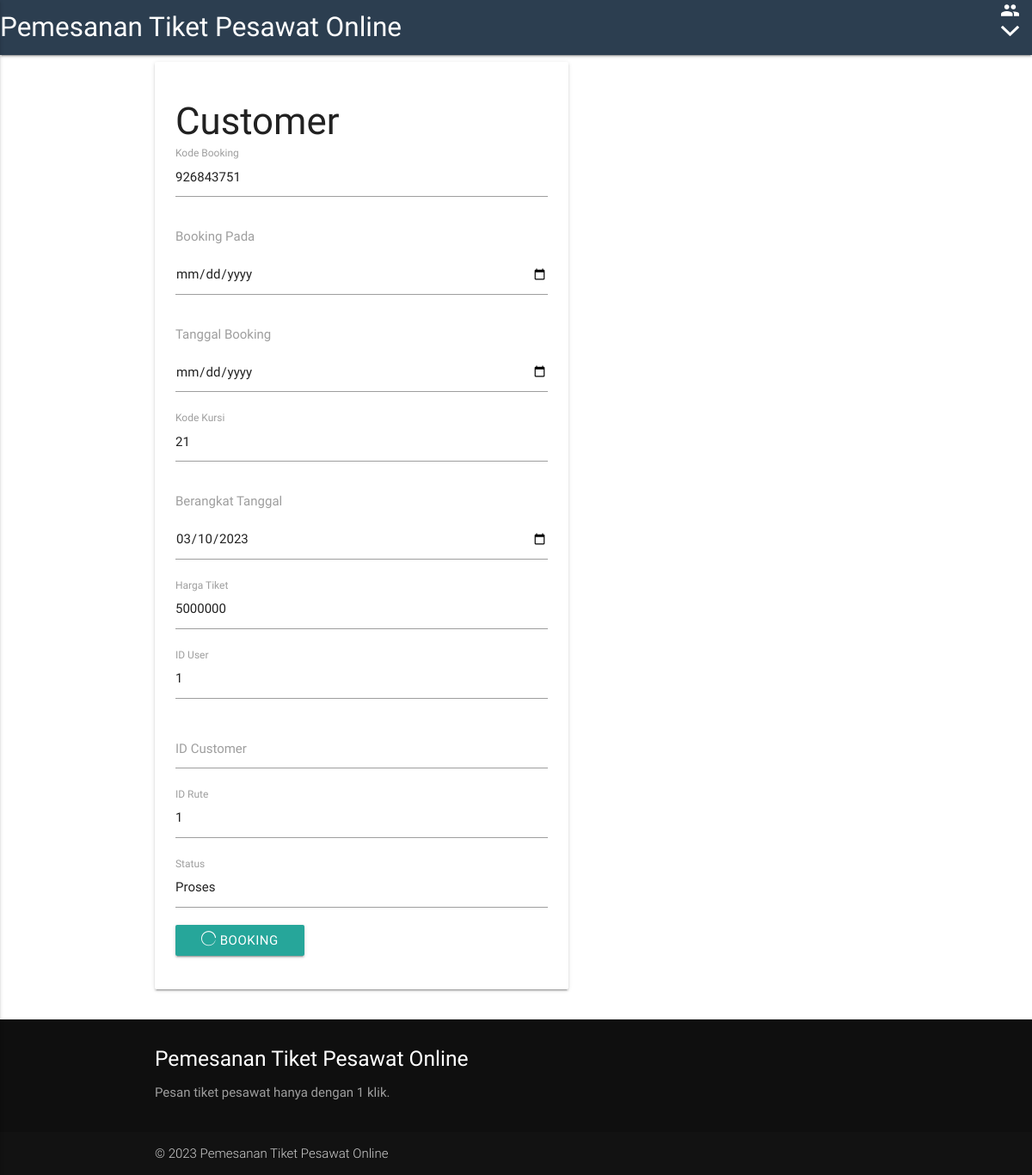
The app's page /tiket/booking.php?id_rute=1 (signed in) with its own data.
### tables this page shows
CREATE TABLE `trans` (
  `id_trans` int(11) NOT NULL,
  `code` decimal(10,0) NOT NULL,
  `description` text NOT NULL,
  `seat` text NOT NULL,
  `id_trans_type` int(11) NOT NULL
);

CREATE TABLE `rute` (
  `id_rute` int(11) NOT NULL,
  `depart` date NOT NULL,
  `rute_from` text NOT NULL,
  `rute_to` text NOT NULL,
  `price` decimal(10,0) NOT NULL,
  `id_trans` int(11) NOT NULL
);

CREATE TABLE `user` (
  `id_user` int(11) NOT NULL,
  `username` text NOT NULL,
  `password` text NOT NULL,
  `fullname` text NOT NULL
);

### tiket/booking.php (the view, shortened to what this page needs)
<html>
<head>
    <link rel="stylesheet" href="../css/materialize.min.css">
    <link rel="stylesheet" href="../css/ionicons.min.css">
</head>
<body>
    <?php include "nav.php"; ?>
    <div class="container">
        <div class="row">
            <div class="col s7">
                <div class="card-panel">
                    <h3>Customer</h3>
                    <form method="post" action="pesan_p.php">
                        <div class="input-field">
                            <?php
                            $rang = range(1, 9);
                            shuffle($rang);
                            $c = implode($rang);
                            $res_code = $c;
                            ?>
                            <input type="text" name="res_code" id="name" value="<?= $res_code; ?>">
                            <label for="name">Kode Booking</label>
                        </div>
                        <?php
                        include "koneksi.php";
                        $id_rute = $_GET['id_rute'];
                        $sqr = mysqli_query($conn, 'select * from rute where id_rute="' . $id_rute . '" ');
                        $qur = mysqli_fetch_array($sqr);
                        ?>
                        <div class="input-field">
                            <p class="grey-text">Booking Pada</p>
                            <input type="date" name="res_a">
                        </div>
                        <div class="input-field">
                            <p class="grey-text">Tanggal Booking</p>
                            <input type="date" name="res_d" id="tb">
                        </div>
                        <div class="input-field">
                            <?php
                            include "koneksi.php";
                            $sqt = mysqli_query($conn, 'select * from trans where id_trans="' . $qur['id_trans'] . '" ');
                            $qut = mysqli_fetch_array($sqt);
                            ?>
                            <input type="text" name="seat" id="phone" value="<?= $qut['seat']; ?>">
                            <label for="phone">Kode Kursi</label>
                        </div>
                        <div class="input-field">
                            <p class="grey-text">Berangkat Tanggal</p>
                            <input type="date" name="depart" value="<?= $qur['depart']; ?>">
                        </div>
                        <div class="input-field">
                            <input type="number" name="price" id="h" value="<?= $qur['price']; ?>">
                            <label for="h">Harga Tiket</label>
                        </div>
                        <div class="input-field">
                            <?php
                            include "koneksi.php";
                            $squ = mysqli_query($conn, 'select * from user where username="' . $_SESSION['user'] . '" ');
                            $quu = mysqli_fetch_array($squ);
                            ?>
                            <input type="text" name="id_user" id="iu" value="<?= $quu['id_user']; ?>">
                            <label for="iu">ID User</label>
                        </div>
                        <div class="input-field">
                            <?php
                            include "koneksi.php";
                            $cs = mysqli_query($conn, 'select * from customer where username="' . $_SESSION['user'] . '" ');
                            $cq = mysqli_fetch_array($cs);
                            ?>
                            <input type="text" name="id_customer" id="ic" value="<?= $cq['id_customer']; ?>" required>
                            <label for="ic">ID Customer</label>
                        </div>
                        <div class="input-field">
                            <input type="text" name="id_rute" id="ir" value="<?= $qur['id_rute']; ?>">
                            <label for="ir">ID Rute</label>
                        </div>
                        <div class="input-field">
                            <input type="text" name="status" id="status" value="Proses" class="disabled">
                            <label for="status">Status</label>
                        </div>
                        <button class="btn waves-effect"><i class="ion-load-c"></i> Booking</button>
                    </form>
                </div>
            </div>
        </div>
    </div>
    <?php include "footer.php"; ?>
</body>
</html>

### records on screen
trans: seat "21"
rute: depart "03/10/2023", price "5000000", id_rute "1"
user: id_user "1"
